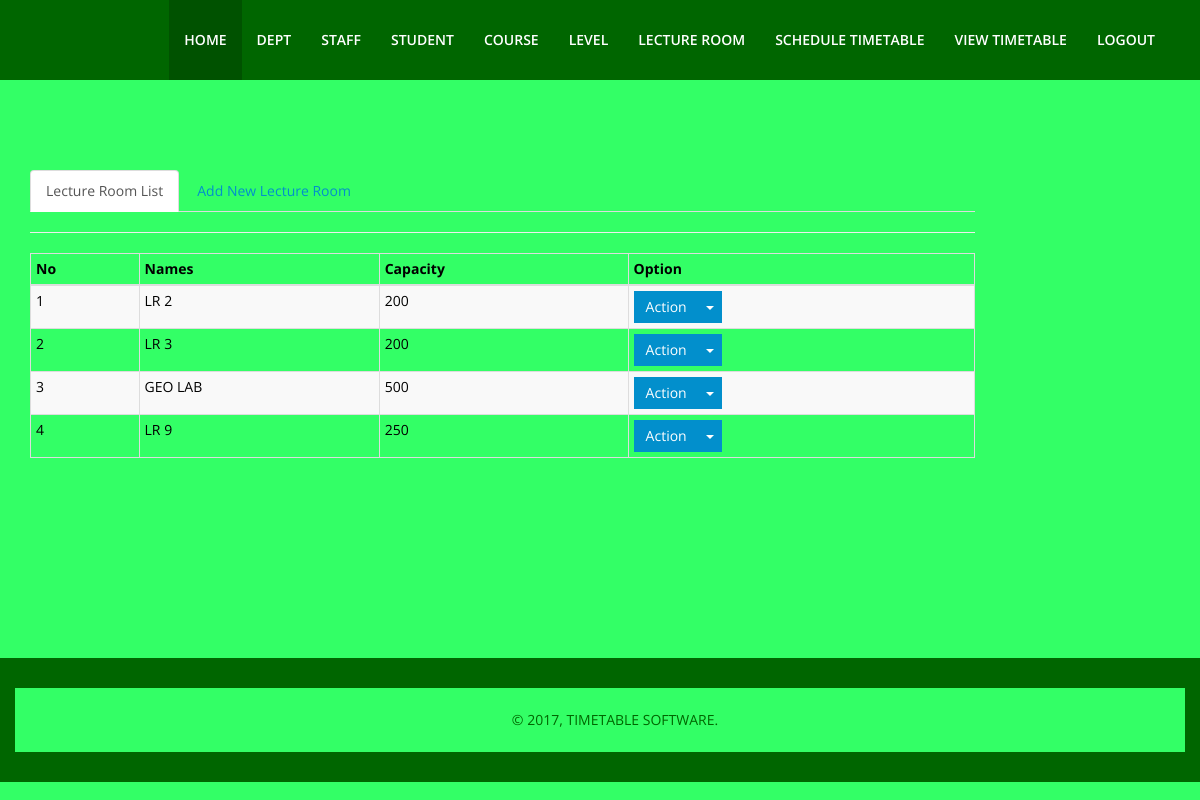
Page /examinationhall.php (signed in) on the committed database.
### tables this page shows
CREATE TABLE IF NOT EXISTS `classroom` (
  `id` int(11) NOT NULL AUTO_INCREMENT,
  `name` varchar(200) NOT NULL,
  `capacity` varchar(5) NOT NULL,
  PRIMARY KEY (`id`)
);

### examinationhall.php (the view, shortened to what this page needs)
<?php include ('adminhead.php');
include ('dbcon.php');
 ?>
  <section id="services">
    <div class="container">
      <div class="heading wow fadeInUp" data-wow-duration="1000ms" data-wow-delay="300ms">
        <div class="row">
<div class="col-lg-10">
	   <ul class="nav nav-tabs">
    <li class="active"><a data-toggle="tab" href="#list">Lecture Room List</a></li>
    <li><a data-toggle="tab" href="#add">Add New Lecture Room</a></li>
  </ul>
  <div class="tab-content">
    <div id="list" class="tab-pane fade in active">
      <hr>
      <table class="table table-bordered table-striped table-condensed">
                              <thead>
                              <tr>
                                  <th>No</th>
                                  <th>Names</th>
                                  <th>Capacity</th>
                                  <th>Option</th>
                              </tr>
                              </thead>
                              <tbody>
 <?php
 $k = 1;
 $sql = mysqli_query($conn, "select * from classroom");
 if (mysqli_num_rows($sql) > 0){
while ($row = mysqli_fetch_assoc($sql)){
?>
<tr>
<td><?php echo $k++;   ?></td>
<td><?php echo $row['name'];  ?></td>
<td><?php echo $row['capacity'];  ?></td>
   <td>
   <div class="btn-group">
                                        <button class="btn btn-primary">Action</button>
                                        <button data-toggle="dropdown" class="btn btn-primary dropdown-toggle"><span class="caret"></span></button>
                                  </td>
                                  </tr>
<?php
}
 }
 ?>
                              </tbody>
                          </table>
    </div>
        </div>
    </div>
  </div>
  </div>
</section>
<?php include ('footer.php');?>

### css/lightbox.css (style rules this page uses)
body:after { content: url(../images/lightbox/close.png) url(../images/lightbox/loading.gif) url(../images/lightbox/prev.png) url(../images/lightbox/next.png); display: none; }

### css/main.css (style rules this page uses)
body { font-family: 'Open Sans', sans-serif; font-size: 14px; line-height: 24px; color: #000; background-color: #3F6; }
.btn { border: 0; border-radius: 0; }
a { text-decoration: none; -webkit-transition: 300ms; -moz-transition: 300ms; -o-transition: 300ms; transition: 300ms; }
section { padding: 90px 0; }
.heading { padding-bottom:90px; }

### rows in the picture
classroom: name "LR 2", capacity "200"
classroom: name "LR 3", capacity "200"
classroom: name "GEO LAB", capacity "500"
classroom: name "LR 9", capacity "250"
